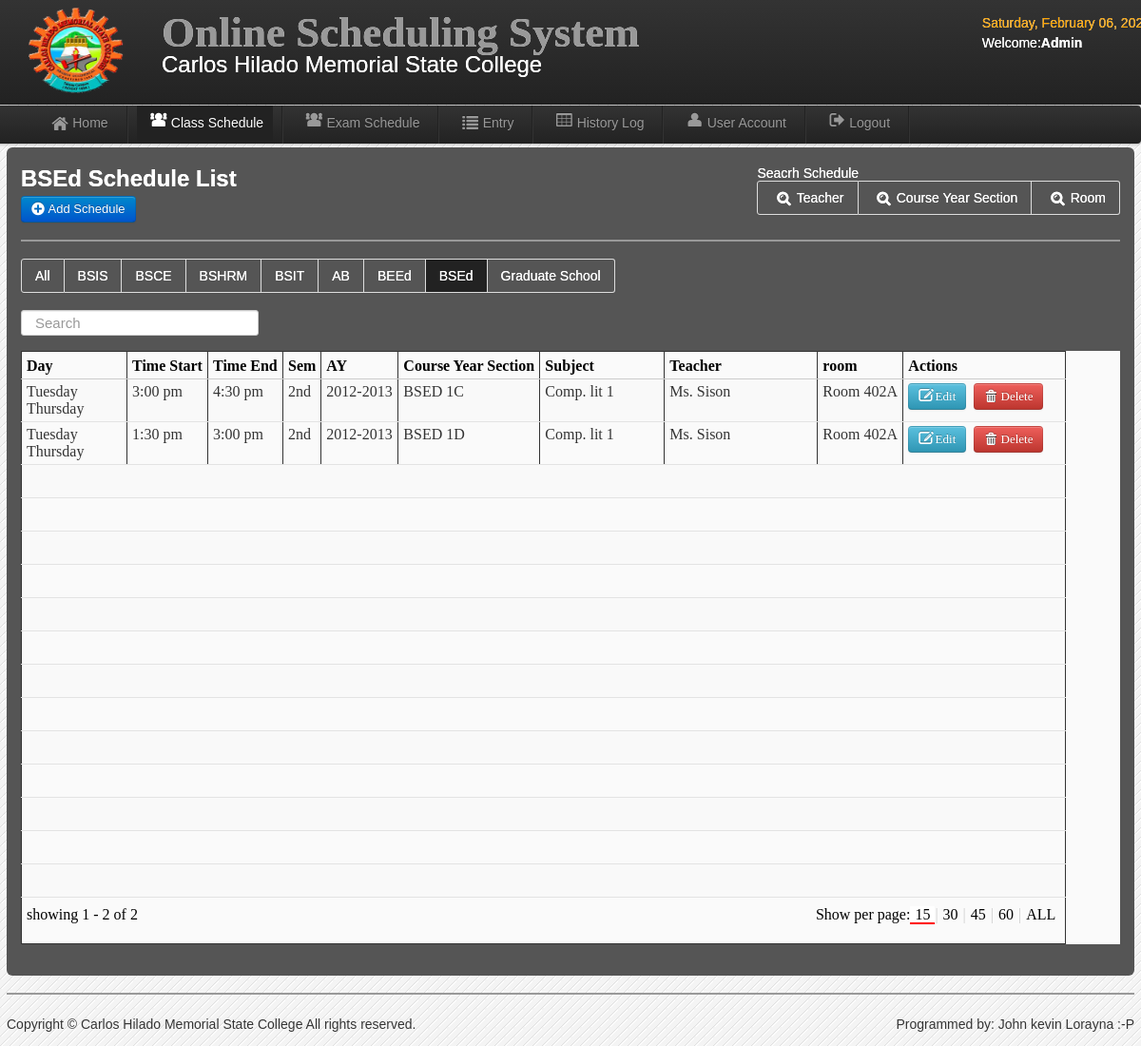
Screenshot of /admin/BSED.php (signed in) with the database file from the repository.
### tables this page shows
CREATE TABLE `users` (
  `User_id` int(11) NOT NULL,
  `UserName` varchar(20) NOT NULL,
  `Password` varchar(20) NOT NULL,
  `User_Type` varchar(20) NOT NULL,
  `FirstName` varchar(30) NOT NULL,
  `LastName` varchar(30) NOT NULL,
  `College` varchar(20) NOT NULL
);

CREATE TABLE `schedule` (
  `schedule_id` int(11) NOT NULL,
  `semester` varchar(10) NOT NULL,
  `sy` varchar(20) NOT NULL,
  `CYS` varchar(100) NOT NULL,
  `subject` varchar(50) NOT NULL,
  `teacher` varchar(50) NOT NULL,
  `room` varchar(20) NOT NULL,
  `day` varchar(100) NOT NULL,
  `time` varchar(20) NOT NULL,
  `time_end` varchar(50) NOT NULL,
  `type` varchar(20) NOT NULL,
  `day1` varchar(20) NOT NULL
);

### admin/session.php (called while the page is built, shortened)
<?php
        $id_session=$_SESSION['id'];
?>

### admin/BSED.php (the view, shortened to what this page needs)
<?php include('session.php'); include('header.php'); include('dbcon.php') ?>
<body>
<?php include('nav-top1.php'); ?>
    <div class="navbar navbar-fixed-top1">
    <div class="navbar-inner">
    <div class="container">
	<div class="marg">
    <ul class="nav">
  <li>
    <a href="home.php"><i class="icon-home icon-large"></i>Home</a>
  </li>
   <li class="divider-vertical"></li>
  <li class="active"><a href="schedule.php"><i class="icon-group icon-large"></i>Class Schedule</a></li>
   <li class="divider-vertical"></li>
    <li><a href="exam_schedule.php"><i class="icon-group icon-large"></i>Exam Schedule</a></li>
   <li class="divider-vertical"></li>
  <li><a href="record.php"><i class="icon-list icon-large"></i>Entry</a></li>
   <li class="divider-vertical"></li>
  <li><a href="history_log.php"><i class="icon-table icon-large"></i>History Log</a></li>
     <li class="divider-vertical"></li>
  <li><a href="user_account.php"><i class="icon-user icon-large"></i>User Account</a></li>
  <li class="divider-vertical"></li>
  <li><a id="logout" data-toggle="modal" href="#myModal"><i class="icon-signout icon-large"></i>Logout</a></li>
   <li class="divider-vertical"></li>
</ul>
    </div>
    </div>
    </div>
    </div>
<div class="wrapper">
<div id="element" class="hero-body-schedule">
<h2><font color="white">BSEd Schedule List</font></h2>
	<a class="btn btn-primary"  href="add_schedule.php">  <i class="icon-plus-sign icon-large"></i>&nbsp;Add Schedule</a>
			<div class="pull-right222">
		<div class="pagination">
<font color="white">Seacrh Schedule</font>
<br>
  <ul>
    <li><a data-toggle="modal" href="#teacher"><font color="white"><i class="icon-search icon-large"></i>Teacher</font></a></li>
    <li>
      <a data-toggle="modal" href="#CYS"><font color="white"><i class="icon-search icon-large"></i>Course Year Section</font></a>
    </li>
	 <li>
      <a data-toggle="modal" href="#room"><font color="white"><i class="icon-search icon-large"></i>Room</font></a>
    </li>
  </ul>
</div>
</div>
	<hr>
	<div class="pagination">
  <ul>
    <li><a href="schedule.php"><font color="white">All</font></a></li>
    <li>
      <a href="BSIS.php"><font color="white">BSIS</font></a>
    </li>
    <li><a href="BSCE.php"><font color="white">BSCE</font></a></li>
    <li><a href="BSHRM.php"><font color="white">BSHRM</font></a></li>
    <li><a href="BSIT.php"><font color="white">BSIT</a></font></li>
    <li><a href="AB.php"><font color="white">AB</font></a></li>
    <li><a href="BEED.php"><font color="white">BEEd</font></a></li>
    <li  class="active"><a href="BSED.php"><font color="white">BSEd</font></a></li>
    <li><a href="GS.php"><font color="white">Graduate School</font></a></li>
  </ul>
</div>
		 <input type="text" class="search-query" placeholder="Search" id="filter">
	<br>
	<br>
<div class="table_background">
		<table  id="demoTable"  class="table table-striped table-bordered table-condensed">
			<thead>
				<tr>
				<th>Day</th>
				<th>Time Start</th>
				<th>Time End</th>
				<th>Sem</th>
				<th>AY</th>
				<th>Course Year Section</th>
				<th>Subject</th>
				<th>Teacher</th>
				<th>room</th>
				<th>Actions</th>
				</tr>
			</thead>
			<tbody>
<?php $result=mysqli_query($conn,"select * from schedule where type='' and CYS like '%BSED%' order by schedule_id DESC")or die(mysqli_error());
while($row=mysqli_fetch_array($result)){ $id=$row['schedule_id'];
?>
<tr class="del<?php echo $id ?>">
	<td width="100"><?php echo $row['day'];?></td>
	<td ><?php echo $row['time'];?></td>
	<td><?php echo $row['time_end'];?></td>
	<td><?php echo $row['semester'];?></td>
	<td width="70"><?php echo $row['sy'];?></td>
	<td><?php echo $row['CYS'];?></td>
	<td width="120"><?php echo $row['subject'];?></td>
	<td width="150"><?php echo $row['teacher'];?></td>
	<td><?php echo $row['room'];?></td>
	<td align="center" width="160">
	<a class="btn btn-info" href="edit_schedule.php<?php echo '?id='.$id; ?>"><i class="icon-edit icon-large"></i>&nbsp;Edit</a>&nbsp;
	<a href="delete_schedule.php<?php echo '?id='.$id ?>" class="btn btn-danger1">  <i class="icon-trash icon-large"></i>&nbsp;Delete</a>
</td>
<?php } ?>
	</tr>
			</tbody>
		<tfoot class="nav">
                <tr>
                        <td colspan=10><font color="#000000">
                                <div class="selectPerPage"></div>
                                <div class="status"></div>
								</font>
                        </td>
                </tr>
        </tfoot>
		</table>
	</div>
	</div>
<?php include('footer.php');?>
</div>
</body>

### admin/header.php (shortened to what this page needs)
<html>
<head><title>Online Scheduling System</title>
<link href="css/bootstrap.css" rel="stylesheet" type="text/css" media="screen">
<link href="css/font-awesome.css" rel="stylesheet" type="text/css" media="screen">
<link href="css/style.css" rel="stylesheet" type="text/css" media="screen">
<link href="css/notify/jquery_notification.css" type="text/css" rel="stylesheet" media="screen, projection"/>
<link rel="stylesheet" type="text/css" href="css/jTPS.css">
</head>

### admin/nav-top1.php
	<div class="navbar navbar-fixed-top">
	<div class="navbar-inner">
	<div class="container">
		<a class="branded">
		<img src="img/chmsc.png" width="100" height="90">
 	</a>
	<a class="brand">
	 <h1>Online Scheduling System</h1>
	 <div class="chmsc_nav"><font size="5" style="Bookman Old Style" color="white">Carlos Hilado Memorial State College</font></div>
 	</a>
<div class="time_top">
<font color="orange">
  <?php
 $Today=date('y:m:d');
$new=date('l, F d, Y',strtotime($Today));
echo $new; ?>
</font>
<?php
$logout_query=mysqli_query($conn,"select * from users where User_id=$id_session");
$row=mysqli_fetch_array($logout_query);
$type=$row['User_Type'];
?>
<p><font color="white">Welcome:<b><?php echo $type;?></b>
<?php echo $row['College'] ?></p></font>
</div>
	</div>
	</div>
	</div>

### admin/footer.php
<hr>
    <footer>
      <p>Copyright &copy; Carlos Hilado Memorial State College All rights reserved.</p>
<div class="pull-right_foot">
Programmed by: John kevin Lorayna :-P
</div>
    </footer>

### admin/css/style.css (style rules this page uses)
* { margin:0; padding:0; }
body { font-family:"Trebuchet MS", "Myriad Pro", Arial, sans-serif; font-size:14px; background:#f4f4f4 url(../img/bg.gif) repeat top left; color:#333; text-shadow:0px 0px 0px #fff;; }
h1 { font-size:45px; }
a { color:#777; }
p { padding:5px 0px; }
.wrapper { width:1186px; margin:10px auto; min-height:550px; }

### admin/css/jTPS.css (style rules this page uses)
.jTPS tfoot .pagination, tfoot .paginationTitle, tfoot .selectPerPage { float: right; white-space: nowrap; line-height: 25px; vertical-align: middle; margin-top:-0px; height:20px; }
.jTPS tfoot .status { white-space: nowrap; line-height: 25px; vertical-align: middle; }
.jTPS tfoot td { padding: 5px; }
.jTPS thead th { color: #000; border-bottom: 1px solid #ccc; padding-top: 6px !important; }
.jTPS tbody td { border-bottom: 1px solid #e3e3e3; }

### rows the page displays
users: User_Type "Admin"
schedule: day "Tuesday Thursday", time "3:00 pm", time_end "4:30 pm", semester "2nd", sy "2012-2013", CYS "BSED 1C", subject "Comp. lit 1", teacher "Ms. Sison", room "Room 402A"
schedule: day "Tuesday Thursday", time "1:30 pm", time_end "3:00 pm", semester "2nd", sy "2012-2013", CYS "BSED 1D", subject "Comp. lit 1", teacher "Ms. Sison", room "Room 402A"
